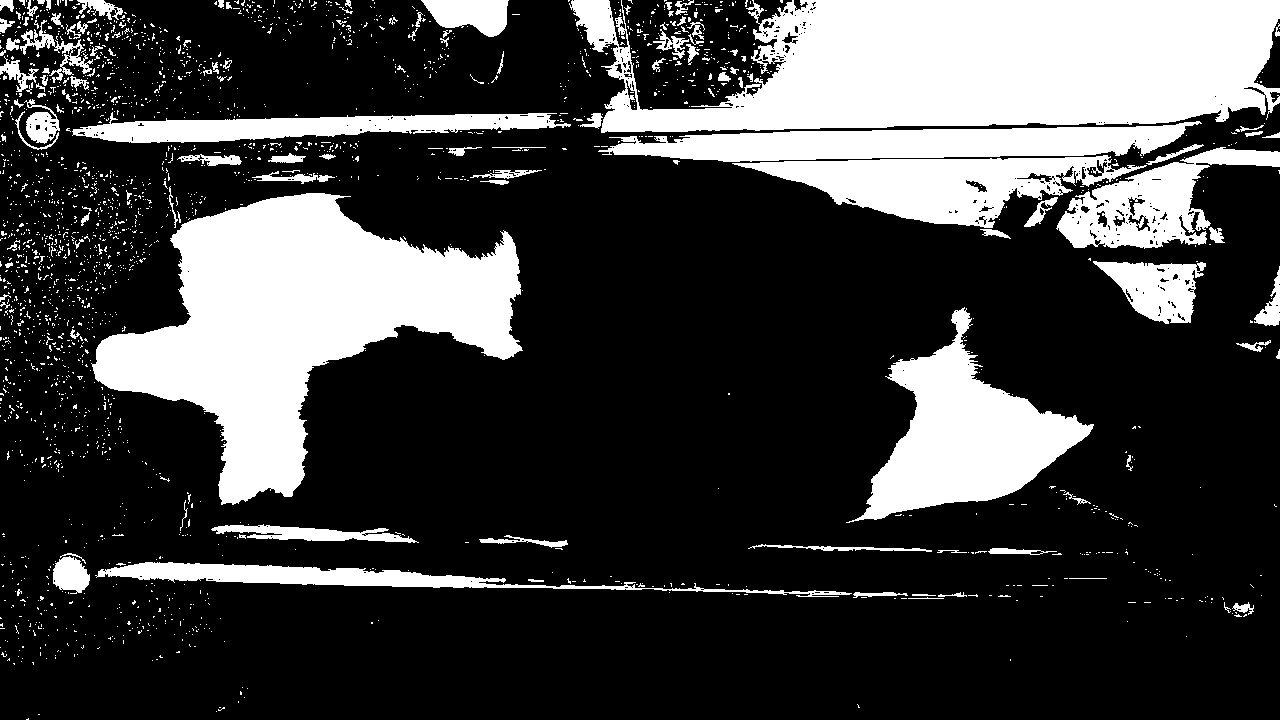
#> input picture hsv_ranged_images/Cow_1.jpg, 1280 x 720 px, found by its file name
$ python image_rec.py
#> lines starting #> are read from the running program, lines starting #| are printed output that depends on the picture; after the words box and inside, x2 and y2 are one past the last pixel; in counts of white or black regions, pixels touching at a corner belong together; long printed decimals are rounded; pictures that were not available may be replaced by others from this repository, and a replacement may not be noted
import cv2
import os
import numpy as np

# Opens the Video file
cap = cv2.VideoCapture('./cow_data/6.mp4')
kernel = np.ones((10, 10),np.uint8)
template = cv2.imread('./hsv_ranged_images/Cow_1.jpg', 0)
#> template is the input picture: shape (720, 1280); min 0, max 255, mean 64.7
frame_counter = 0

while (cap.isOpened()):
    ret, frame = cap.read()
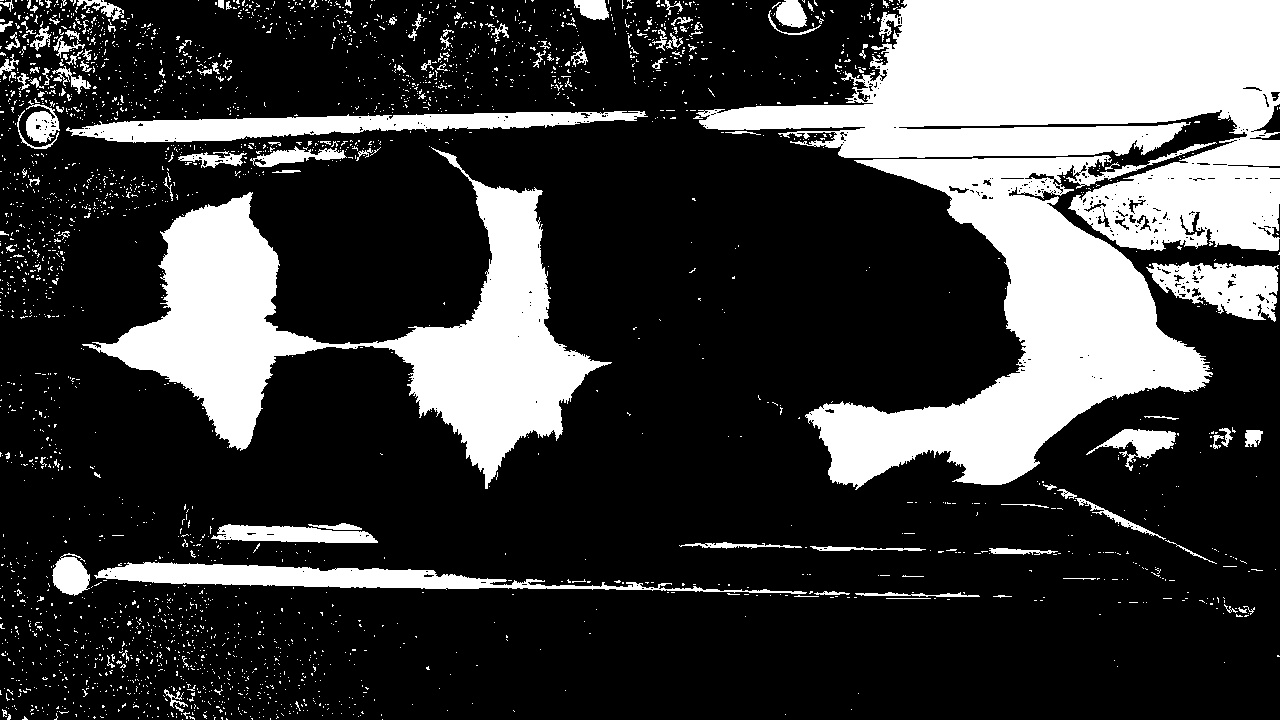
#> input picture hsv_ranged_images/Cow_0.jpg, 1280 x 720 px, given in place of 6.mp4, which was not available
#> frame is the input picture: shape (720, 1280, 3); min 0, max 255, mean 63.5
    original = frame
    frame_counter = frame_counter + 1
    if frame_counter < 0:
        continue
    #
    #
    # frame = cv2.resize(frame,(640,480),fx=0,fy=0, interpolation = cv2.INTER_CUBIC)
    # img_gray = cv2.cvtColor(frame, cv2.COLOR_BGR2GRAY)
    # img_gray = cv2.bilateralFilter(img_gray,9,75,75)
    # img_gray = cv2.equalizeHist(img_gray)
    # edges = cv2.Canny(img_gray, 100, 200)
    #
    # template = cv2.imread('Cow data/cow5/Cow5.jpg', 0)
    # template = cv2.resize(template,(640,480),fx=0,fy=0, interpolation = cv2.INTER_CUBIC)
    # filter = cv2.bilateralFilter(template,9,75,75)
    # template = filter
    # # template1 = cv2.imread('Cow data/cow5/Cow5.jpg', 0)
    # # template1 = cv2.resize(template1, (640, 480), fx=0, fy=0, interpolation=cv2.INTER_CUBIC)
    #
    # # template2 = cv2.imread('Saved cows/Cow1/Cow1_temp3.jpg', 0)
    # # template2 = cv2.resize(template2, (640, 480), fx=0, fy=0, interpolation=cv2.INTER_CUBIC)
    # ##template2 = cv2.imread('Saved cows/test3.jpg', 0)
    # ##template3 = cv2.imread('Saved cows/test4.jpg', 0)
    # ##template4 = cv2.imread('Saved cows/test5.jpg', 0)
    # ##template5 = cv2.imread('Saved cows/test6.jpg', 0)qqqq
    #
    # w, h = template.shape[::-1]
    # res = cv2.matchTemplate(img_gray, template, cv2.TM_CCOEFF_NORMED)
    # #res1 = cv2.matchTemplate(img_gray, template1, cv2.TM_CCOEFF_NORMED)
    # #res2 = cv2.matchTemplate(img_gray, template2, cv2.TM_CCOEFF_NORMED)
    # ##res3 = cv2.matchTemplate(img_gray, template3, cv2.TM_CCOEFF_NORMED)
    # #res4 = cv2.matchTemplate(img_gray, template4, cv2.TM_CCOEFF_NORMED)
    # ##res5 = cv2.matchTemplate(img_gray, template5, cv2.TM_CCOEFF_NORMED)
    #
    # threshold = 0.7
    # loc = np.where(res >= threshold) #or res1 >= threshold)# or res2>= threshold)## or res3>= threshold)
    # for pt in zip(*loc[::-1]):
    #     cv2.rectangle(frame, pt, (pt[0] + w, pt[1] + h), (0, 255, 255), 25)
    frame_HSV = cv2.cvtColor(frame, cv2.COLOR_BGR2HSV)
#> frame_HSV: shape (720, 1280, 3); mean H, S, V 0, 0, 63.5
    frame = cv2.inRange(frame, (0, 0, 190), (255, 255, 255))
#> frame: shape (720, 1280); 24.9% white; 2823 white regions (2690 under 20 px), largest, box (x1, y1, x2, y2) and area: (696, 0, 1280, 251) 78640, (805, 142, 1217, 490) 52303, (82, 147, 612, 489) 51923
    #frame = cv2.GaussianBlur(frame, (5,5),0)
    frame = cv2.morphologyEx(frame, cv2.MORPH_OPEN, kernel)
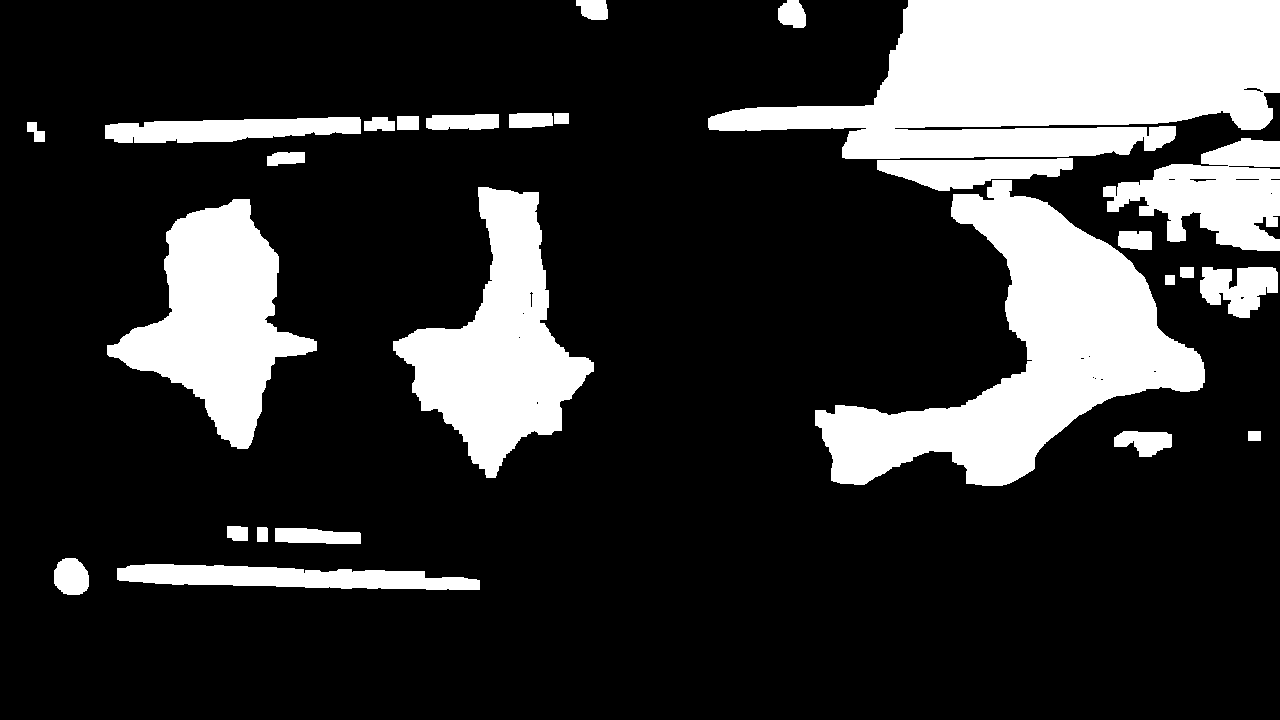
#> frame: shape (720, 1280); 21.1% white; 27 white regions, largest, box (x1, y1, x2, y2) and area: (708, 0, 1280, 159) 60928, (815, 180, 1205, 486) 44978, (393, 187, 594, 478) 25679
    frame = cv2.morphologyEx(frame, cv2.MORPH_CLOSE, kernel)
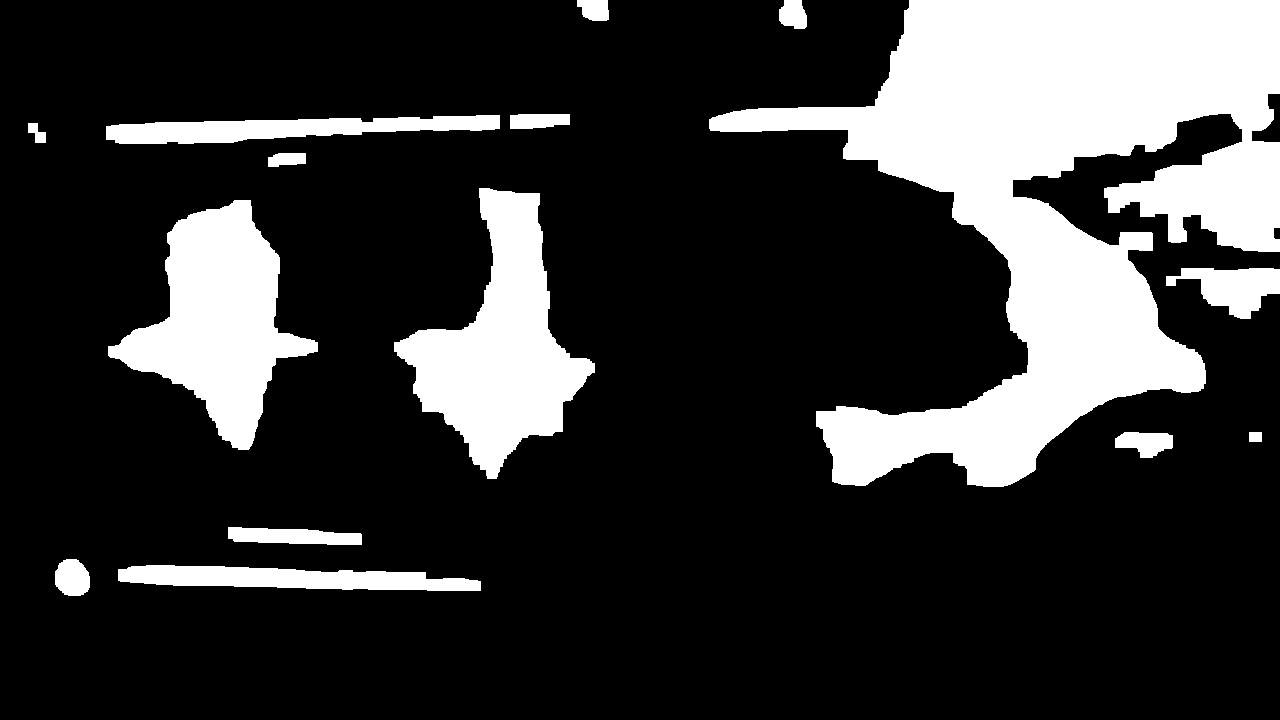
#> frame: shape (720, 1280); 21.5% white; 15 white regions

    contours, hierachy = cv2.findContours(template, cv2.RETR_TREE, cv2.CHAIN_APPROX_NONE)
#> contours = 10584 contours, 10061 with area under 20; largest, box (x1, y1, x2, y2) and area: (0, 0, 1280, 512) 246210, (840, 304, 1096, 528) 22338, (45, 539, 852, 608) 9850, (627, 6, 760, 109) 5192, (1088, 250, 1208, 328) 4806
    sorted_contours = sorted(contours, key=cv2.contourArea, reverse=True)[1:]
#> sorted_contours = 10583 contours, 10061 with area under 20; largest, box (x1, y1, x2, y2) and area: (840, 304, 1096, 528) 22338, (45, 539, 852, 608) 9850, (627, 6, 760, 109) 5192, (1088, 250, 1208, 328) 4806, (408, 0, 512, 80) 2934

    template_contours = sorted_contours[0]
#> template_contours = contour of 1952 points, box (x1, y1, x2, y2) (840, 304, 1096, 528), area 22338

    contours, hierachy = cv2.findContours(frame, cv2.RETR_TREE, cv2.CHAIN_APPROX_NONE)
#> contours = 15 contours; largest, box (x1, y1, x2, y2) and area: (709, 0, 1280, 487) 122990, (394, 188, 595, 479) 25354, (108, 200, 318, 450) 23906, (106, 115, 500, 144) 6388, (118, 565, 481, 591) 6010
    sorted_contours = sorted(contours, key=cv2.contourArea, reverse=True)
#> sorted_contours has the same summary as contours

    smatch = 10
    for c in sorted_contours:
        match = cv2.matchShapes(template_contours,c,1,0.0)

        if match < smatch and cv2.contourArea(c)>10000:
            cnt = c
            smatch = match
            print(match)
            print(cv2.contourArea(c))
#> this loop made 15 passes
#> (match, smatch) on passes 1 to 3: (0.419, 0.419), (0.389, 0.389), (0.255, 0.255)
#> match on passes 4 to 9: 10.15, 9.1, 0.554, 17.94, 0.4, 0.687
#| 0.4191
#| 122990.0
#| 0.3892
#| 25354.0
#| 0.255
#| 23905.5
#> after the loop, cnt = contour of 767 points, box (x1, y1, x2, y2) (108, 200, 318, 450), area 23906; smatch = 0.255
    cv2.drawContours(original, cnt, -1, (200,100,0), 3)
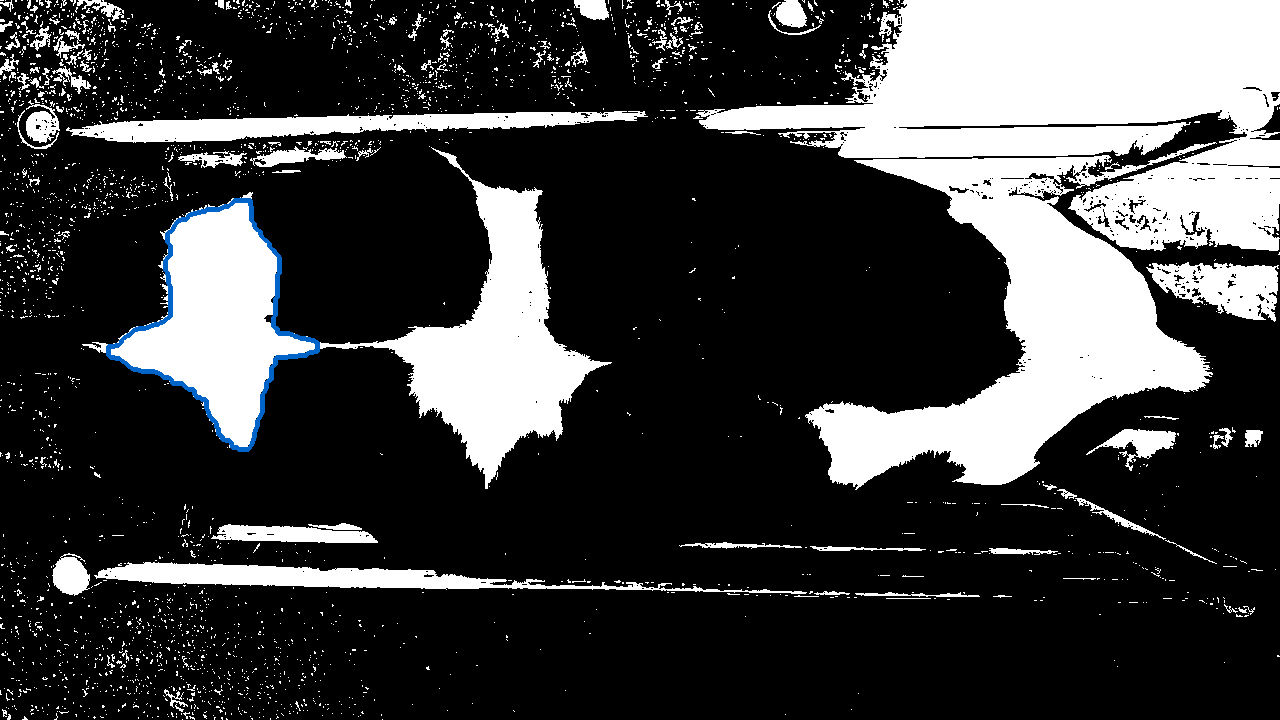
#> original: shape (720, 1280, 3); 0.4% of pixels changed, all inside (x1, y1, x2, y2) = (106, 198, 320, 452)
    cv2.imshow('Detected', original)
    cv2.imshow('Other', template)

    if cv2.waitKey(50) & 0xFF == ord('c'):
#> (key q is pressed here)
        cv2.imwrite('Saved cows/Cow1/Cow1_extra'+str(save)+'.jpg', frame)
        save+=1

    if cv2.waitKey(50) & 0xFF == ord('q'):
#> (key q is pressed here)
        break

cv2.waitKey(0)
cap.release()
cv2.destroyAllWindows()
